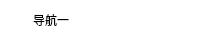
<?xml version="1.0" encoding="UTF-8"?>
<ui version="4.0">
 <class>itemWidget</class>
 <widget class="QWidget" name="itemWidget">
  <property name="geometry">
   <rect>
    <x>0</x>
    <y>0</y>
    <width>204</width>
    <height>41</height>
   </rect>
  </property>
  <property name="windowTitle">
   <string>Form</string>
  </property>
  <property name="styleSheet">
   <string notr="true">background:white;</string>
  </property>
  <layout class="QHBoxLayout" name="horizontalLayout">
   <item>
    <widget class="QLabel" name="label">
     <property name="maximumSize">
      <size>
       <width>16</width>
       <height>16</height>
      </size>
     </property>
     <property name="styleSheet">
      <string notr="true">
	</string>
     </property>
     <property name="text">
      <string/>
     </property>
    </widget>
   </item>
   <item alignment="Qt::AlignLeft">
    <widget class="QPushButton" name="pushButton">
     <property name="styleSheet">
      <string notr="true">border:none;
background:transparent;</string>
     </property>
     <property name="text">
      <string>导航一</string>
     </property>
    </widget>
   </item>
   <item>
    <widget class="QPushButton" name="pushButton_2">
     <property name="maximumSize">
      <size>
       <width>16</width>
       <height>16</height>
      </size>
     </property>
     <property name="styleSheet">
      <string notr="true">border:none;
background:transparent;</string>
     </property>
     <property name="text">
      <string/>
     </property>
     <property name="icon">
      <iconset resource="image.qrc">
       <normaloff>:/images/arrow_down.svg</normaloff>:/images/arrow_down.svg</iconset>
     </property>
     <property name="checkable">
      <bool>false</bool>
     </property>
    </widget>
   </item>
  </layout>
 </widget>
 <resources>
  <include location="image.qrc"/>
 </resources>
 <connections/>
</ui>
